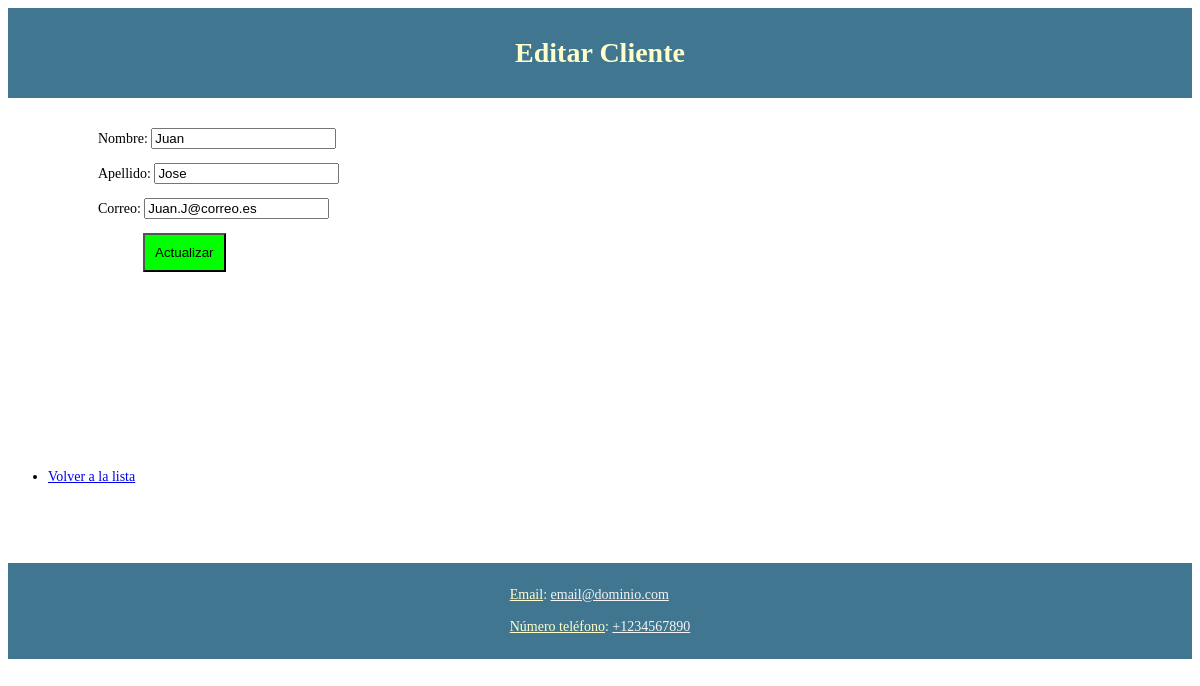
Screenshot of /productos/clientes/2/editar/ with the database file from the repository.
### myapp/models.py (models this page shows, shortened)
class Cliente(models.Model):
    nombre = models.CharField(max_length=100)
    apellido = models.CharField(max_length=100)
    correo = models.EmailField()

### myapp/views.py (the view)
# urls.py: path('clientes/<int:pk>/editar/', ClienteUpdateView.as_view(), name='cliente_update'),
class ClienteUpdateView(UpdateView):
    model = Cliente
    form_class = ClienteForm
    template_name = 'cliente_form.html'
    success_url = reverse_lazy('cliente_list')

### myapp/forms.py
class ClienteForm(forms.ModelForm):
    class Meta:
        model = Cliente
        fields = ['nombre', 'apellido', 'correo']

### myapp/templates/cliente_form.html (shortened to what this page needs)
{% load static %}
<!DOCTYPE html>
<html>
<head>
  <link rel="stylesheet" href="{% static 'styles.css' %}">
</head>
<body>
    <header>
      <h1>{% if object %}Editar{% else %}Crear{% endif %} Cliente</h1>
    </header>
    <br>
    <section>
      <article>
    <form method="post">
        {{ form.as_p }}
        <button type="submit" style="background-color:rgb(0, 255, 0);">{% if object %}Actualizar{% else %}Crear{% endif %}</button>
    </form>
      </article>
    </section>
    <br>
    <ul>
        <li>
           <a href="{% url 'cliente_list' %}">Volver a la lista</a>
        </li>
    </ul>
    <br><br><br><br>
    <footer>
      <p><ins>Email</ins>: <a href="mailto:email@dominio.com">email@dominio.com</a>
      <br><br>
      <ins>Número teléfono</ins>: <a href="tel:+1234567890">+1234567890</a></p>
    </footer>
</body>
</html>

### myapp/static/styles.css (style rules this page uses)
body { font-size: 0.875rem; font-family: var(--font-family-primary); }
header, footer { width: auto; height: auto; display: flex; position:relative; justify-content:center; padding: 10px 40px; background-color: #417690;; color: #ffc; }
footer a { color: whitesmoke; }
article { position:relative; width: auto; height: 325px; overflow-x:scroll; }
article button { margin-left: 45px; background-color: pink; padding: 10px; }
section { margin-left: 90px; }
section::after { content: ""; display: table; clear: both; }

### rows the page displays
Cliente: nombre "Juan", apellido "Jose", correo "Juan.J@correo.es"
